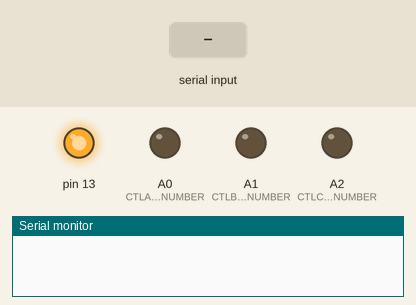
Recording of a sketch running on a simulated Arduino Uno, built with avr-gcc and run on an emulated ATmega328P. On the bench: output pins drawn as LEDs (lit = HIGH), the last lines printed to the serial monitor. Inputs (shaded band) come from the test bench.

Above: at 1.2 s.
1.3 s: "90,45\n" received over Serial
At 2.0 s:
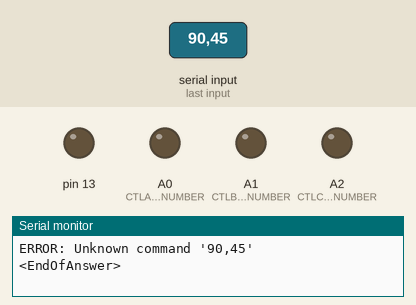
2.8 s: "0\n" received over Serial
Timing chart, 0 to 5.8 s (numbered marks = the images above; inputs shaded):
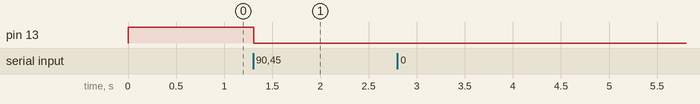

The sketch:

signal_multiplexer.ino
```cpp
#include <SerialCommands.h> // https://www.arduino.cc/reference/en/libraries/serialcommands/
#include "ErrorLogger.h"
#include <EEPROM.h> // https://www.arduino.cc/en/Reference/EEPROM

// Controller for the HMC321ALP4E multiplexer, see https://www.analog.com/media/en/technical-documentation/data-sheets/hmc321a.pdf

#define __VERSION__ "1"
#define CTLA_PIN_NUMBER A0
#define CTLB_PIN_NUMBER A1
#define CTLC_PIN_NUMBER A2

#define END_OF_ANSWER_SEQUENCE "<EndOfAnswer>"

ErrorLogger error_logger(13);

// Stuff related to the serial commands --------------------------------
bool command_has_just_finished = false; // Each command must switch this to `true` before every return.

byte currently_connected_channel;

void write_current_connected_channel_to_EEPROM(void) {
	EEPROM.write(0, currently_connected_channel);
}

byte read_connected_channel_from_EEPROM(void) {
	return EEPROM.read(0);
}

void connect_channel(uint8_t channel_number) {
	if (channel_number <= 0 or channel_number > 8) {
		error_logger.new_error(Error(ERROR, "Attempt to connect a channel that is not one of 1,2,3,4,5,6,7,8"));
		return;
	}
	channel_number -= 1;
	digitalWrite(CTLA_PIN_NUMBER, channel_number & (1));
	digitalWrite(CTLB_PIN_NUMBER, channel_number & (1<<1));
	digitalWrite(CTLC_PIN_NUMBER, channel_number & (1<<2));

	currently_connected_channel = channel_number+1;
	write_current_connected_channel_to_EEPROM();
}

void cmd_unrecognized(SerialCommands* sender, const char* cmd) {
	// Default command handler when command does not match other commands.
	sender->GetSerial()->print("ERROR: Unknown command '");
	sender->GetSerial()->print(cmd);
	sender->GetSerial()->println("'");
	command_has_just_finished = true;
}

void log_wrong_argument_error(void) {
	error_logger.new_error(Error(ERROR, "Bad arguments for command."));
}

void cmd_idn(SerialCommands* sender) {
	sender->GetSerial()->println("8 channels RF multiplexer, aka The Castle");
	command_has_just_finished = true;
}

void cmd_version(SerialCommands* sender) {
	sender->GetSerial()->println("Version " __VERSION__ " - " __DATE__ " " __TIME__);
	command_has_just_finished = true;
}

void cmd_connect_channel(SerialCommands* sender) {
	char* argument = sender->Next();
	if (argument == NULL) {
		log_wrong_argument_error();
		command_has_just_finished = true;
		return;
	}
	byte channel = *argument - '0'; // https://forum.arduino.cc/t/converting-char-to-int/101204/3
	connect_channel(channel);
	command_has_just_finished = true;
}

void cmd_connected_channel_query(SerialCommands* sender) {
	sender->GetSerial()->println(currently_connected_channel);
}

void cmd_help(SerialCommands* sender) {
	sender->GetSerial()->println("Available commands:");
	sender->GetSerial()->println("- `HELP?`: Print this help.");
	sender->GetSerial()->println("- `IDN?`: Returns information about the device.");
	sender->GetSerial()->println("- `VERSION?`: Returns information about the firmware version.");
	sender->GetSerial()->println("- `CONNECT_CHANNEL x`: Connects a channel, `x` is the channel number from 1,2,...,8. Example: `CONNECT_CHANNEL 3.`");
	sender->GetSerial()->println("- `CONNECTED_CHANNEL?`: Return the number of the channel currently connected.");
}

char serial_command_buffer[32];
SerialCommands serial_commands(&Serial, serial_command_buffer, sizeof(serial_command_buffer), "\n", " ");
SerialCommand commands_list[] = {
	SerialCommand("IDN?", cmd_idn),
	SerialCommand("VERSION?", cmd_version),
	SerialCommand("CONNECT_CHANNEL", cmd_connect_channel),
	SerialCommand("HELP?", cmd_help),
	SerialCommand("CONNECTED_CHANNEL?", cmd_connected_channel_query),
};

// ---------------------------------------------------------------------

void serial_flush(void) {
	while (Serial.available())
		Serial.read();
}

void setup() {
	pinMode(CTLA_PIN_NUMBER, OUTPUT);
	pinMode(CTLB_PIN_NUMBER, OUTPUT);
	pinMode(CTLC_PIN_NUMBER, OUTPUT);

	Serial.begin(9600);
	serial_commands.SetDefaultHandler(cmd_unrecognized);
	for (uint16_t i = 0; i < sizeof(commands_list)/sizeof(commands_list[0]); i++)
		serial_commands.AddCommand(&commands_list[i]);

	connect_channel(read_connected_channel_from_EEPROM());
}

void loop() {
	while (not Serial.available()) {
		if (command_has_just_finished == true) {
			serial_flush(); // Discard any garbage that was sent while the command was being executed.
			Serial.print(END_OF_ANSWER_SEQUENCE);
			command_has_just_finished = false; // Reset this variable.
		}
	} // Wait...
	serial_commands.ReadSerial(); // Do!
	error_logger.report_all_errors(); // Report.
}
```

ErrorLogger.cpp
```cpp
#include "ErrorLogger.h"

void _warning_sound_(int pin) {
	tone(pin, 1000, 50);
}

void _error_sound_(int pin) {
	tone(pin, 1000, 500);
}

void _fatal_sound_(int pin) {
	tone(pin, 1000, 1000);
}

void _play_sound_alarm_(error_severity_t severity, int pin) {
	if (pin < 0)
		return;
	switch (severity) {
		case NO_ERROR: return;
		case WARNING: _warning_sound_(pin); break;
		case ERROR: _error_sound_(pin); break;
		case FATAL: _fatal_sound_(pin); break;
		default: return;
	}
}

Error::Error() {
	this-> severity = NO_ERROR;
	this-> msg_length = 0;
}

Error::Error(const Error & err) {
	this->severity = err.severity;
	unsigned int i=0;
	while (err.msg[i] != '\0') {
		this->msg[i] = err.msg[i];
		if (++i == MAX_ERROR_MSG_LENGTH) break;
	}
	this->msg_length = i;
}

Error::Error(error_severity_t _severity, char * _msg) {
	this->severity = _severity;
	unsigned int i=0;
	while (_msg[i] != '\0') {
		this->msg[i] = _msg[i];
		if (++i == MAX_ERROR_MSG_LENGTH) break;
	}
	this->msg_length = i;
}

void Error::report_serial() {
	switch (this->severity) {
		case NO_ERROR: return;
		case WARNING: Serial.print(F("WARNING: ")); break;
		case ERROR: Serial.print(F("ERROR: ")); break;
		case FATAL: Serial.print(F("FATAL: ")); break;
		default: return;
	}
	for (int i=0; i<this->msg_length; i++)
		Serial.print(this->msg[i]);
	Serial.print(LINE_TERMINATION);
	if (this->severity == FATAL) {
		Serial.print(F("Execution will be halted due to fatal error, restart the device."));
		Serial.print(LINE_TERMINATION);
		while (true);
	}
}

error_severity_t Error::get_severity(void) {
	return this->severity;
}

ErrorLogger::ErrorLogger(void) {
	this->error_led_pin = -1;
	this->buzzer_pin = -1;
	this->n_errors = 0;
}

ErrorLogger::ErrorLogger(int error_led_pin) {
	this->error_led_pin = error_led_pin;
	this->buzzer_pin = -1;
	pinMode(error_led_pin, OUTPUT);
	this->n_errors = 0;
}

ErrorLogger::ErrorLogger(int error_led_pin, int buzzer_pin) {
	this->error_led_pin = error_led_pin;
	this->buzzer_pin = buzzer_pin;
	pinMode(error_led_pin, OUTPUT);
	pinMode(buzzer_pin, OUTPUT);
	this->n_errors = 0;
}

void ErrorLogger::new_error(const Error & error) {
	_play_sound_alarm_(error.get_severity(), this->buzzer_pin);
	if (error.get_severity() == FATAL)
		this->report_all_errors();
	if (this->n_errors < MAX_ERROR_LOGS) {
		this->errors[this->n_errors] = error;
		this->n_errors += 1;
	} else {
		Serial.print(F(ERROR_LOGGER_MSG_HEADDER));
		Serial.print(F("Error logger is full, cannot log the following error: "));
		error.report_serial();
	}
	if (this->error_led_pin >= 0) digitalWrite(error_led_pin, HIGH);
}

void ErrorLogger::report_first_error() {
	if (this->n_errors > 0) {
		this->errors[0].report_serial();
		for (int i=1; i < this->n_errors; i++)
			this->errors[i-1] = this->errors[i];
		this->n_errors -= 1;
	} else {
		Serial.print(F(ERROR_LOGGER_MSG_HEADDER));
		Serial.print(F("Empty, no errors"));
		Serial.print(LINE_TERMINATION);
	}
	if (this->n_errors == 0)
		if (this->error_led_pin >= 0) digitalWrite(error_led_pin, LOW);
}

void ErrorLogger::report_all_errors() {
	while (this->n_errors > 0)
		this->report_first_error();
}
```

ErrorLogger.h
```cpp
#ifndef _STATUS_H_
#define _STATUS_H_

#include <Arduino.h>

#define MAX_ERROR_LOGS 3
#define MAX_ERROR_MSG_LENGTH 111
#define LINE_TERMINATION '\n'
#define ERROR_LOGGER_MSG_HEADDER "ErrorLogger: "

typedef enum {
	NO_ERROR, // Used internally, you shouldn't need to use NO_ERROR
	WARNING, // Use WARNING when there is something wrong but your device can still keep working
	ERROR, // Use ERROR when the problem needs human attention
	FATAL // Use FATAL if the problem is so severe that your device has to take an aborting action (not yet implemented)
} error_severity_t;

class Error {
private:
	error_severity_t severity;
	char msg[MAX_ERROR_MSG_LENGTH];
	unsigned int msg_length;
public:
	Error();
	Error(const Error & err);
	Error(error_severity_t _severity, char * _msg); // Use this to create errors
	void report_serial(); // Reports the error through the serial port
	error_severity_t get_severity(void);
};

class ErrorLogger {
private:
	Error errors[MAX_ERROR_LOGS];
	int error_led_pin;
	int buzzer_pin;
	unsigned int n_errors;
public:
	ErrorLogger();
	ErrorLogger(int error_led_pin); // In this case an LED is turned on if there is any error in the ErrorLogger
	ErrorLogger(int error_led_pin, int error_buzzer_pin); // This mode also allows a buzzer
	void new_error(const Error & error); // Use this to add an error to the ErrorLogger
	void report_first_error(); // Errors are stored in a FIFO array
	void report_all_errors();
};

#endif
```

Measured:
- after the input at 1.3 s, pin 13: HIGH → LOW at once
